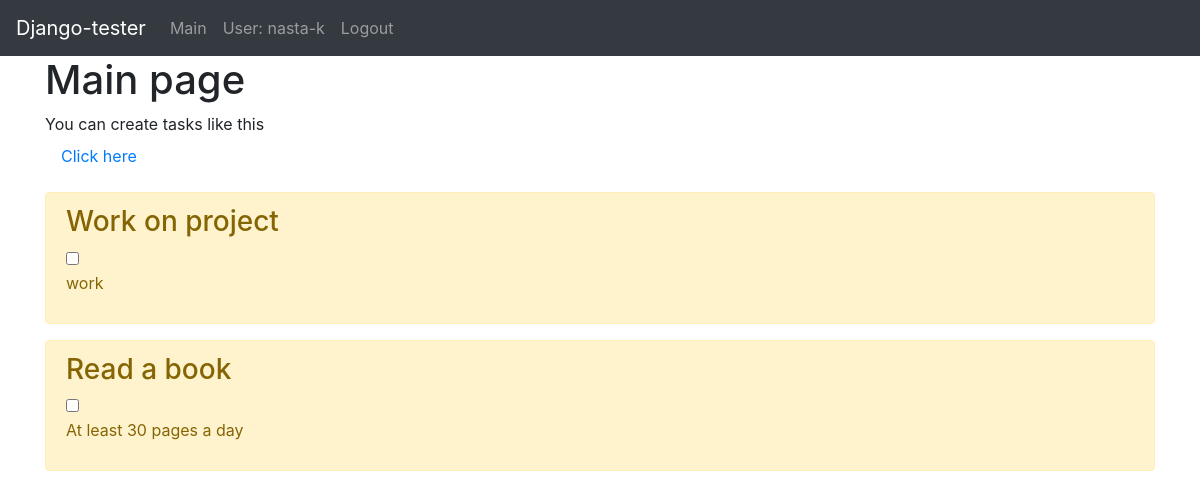
The app's page / (signed in) with its own data.
### main/models.py (models this page shows, shortened)
class Task(models.Model):
    title = models.CharField('Name', max_length=50)
    task = models.TextField('Description')
    author = models.CharField('Author', max_length=20, null=True, blank=True)
    is_done = models.BooleanField('Is_done')
    class Meta:
        verbose_name = 'Task'
        verbose_name_plural = 'My tasks'

### main/views.py (the view)
# urls.py: path('', views.index, name='home'),
def index(request):
    tasks = Task.objects.filter(author__exact=None)
    return render(request, 'main/index.html', {'title': 'Main page', 'tasks': tasks})

### main/templates/main/index.html (shortened to what this page needs)
{% extends 'main/base.html' %}
{% block content %}
    <h1>Main page</h1>
    <p>You can create tasks like this{% if user.is_authenticated %}
        <a class="nav-link" href="{% url 'user_page' %}">Click here</a>
    {% else %}<a class="nav-link" href="{% url 'login' %}">Click here</a>
    {% endif %}</p>
    {% if tasks %}
        {% for el in tasks %}
            <div class="alert alert-warning mt-2">
                <h3>{{ el.title }}</h3>
                <input name="check" type="checkbox" onclick="make_line_through()"
                       title="{{ el.title }}"/>
                <p>{{ el.task }}</p>
            </div>
        {% endfor %}
    {% else %}
        <p>There is no tasks</p>
    {% endif %}
{% endblock %}

### main/templates/main/base.html (shortened to what this page needs)
<!doctype html>
<html lang="en">
<head>
    <link rel="stylesheet" href="https://stackpath.bootstrapcdn.com/bootstrap/4.5.2/css/bootstrap.min.css">
</head>
<body>
<nav class="navbar navbar-expand-md navbar-dark bg-dark">
    <a class="navbar-brand" href="#">Django-tester</a>
    <div class="collapse navbar-collapse" id="navbarsExampleDefault">
        <ul class="navbar-nav mr-auto">
            <li class="nav-item">
                <a class="nav-link" href="{% url 'home' %}">Main</a>
            </li>
            {% if user.is_authenticated %}
                <li class="nav-item"><a class="nav-link" href="{% url 'user_page' %}">User: {{ user.get_username }}</a>
                </li>
                <li class="nav-item"><a class="nav-link" href="{% url 'logout' %}?next={{ request.path }}">Logout</a>
                </li>
            {% else %}
                <li class="nav-item"><a class="nav-link" href="{% url 'login' %}?next={{ request.path }}">Login</a></li>
            {% endif %}
        </ul>
    </div>
</nav>
<div class="container">
    {% block content %}{% endblock %}
</div>
</body>
</html>

### records on screen
Task: title "Work on project", task "work"
Task: title "Read a book", task "At least 30 pages a day"

### other values on screen
{{ user.get_username }} "nasta-k"
